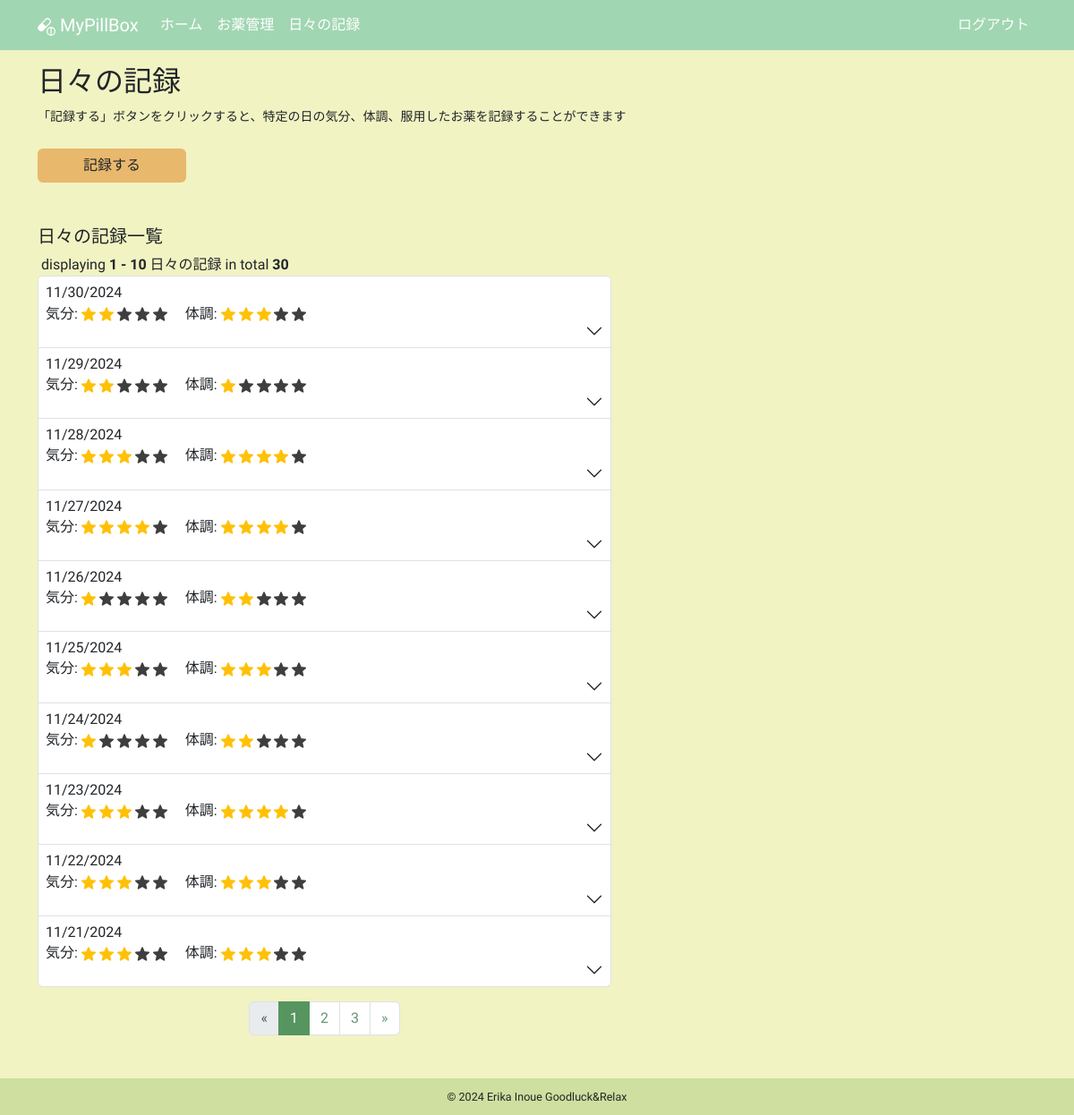
Page /logs/daily_logs (signed in) on the earlier database version.
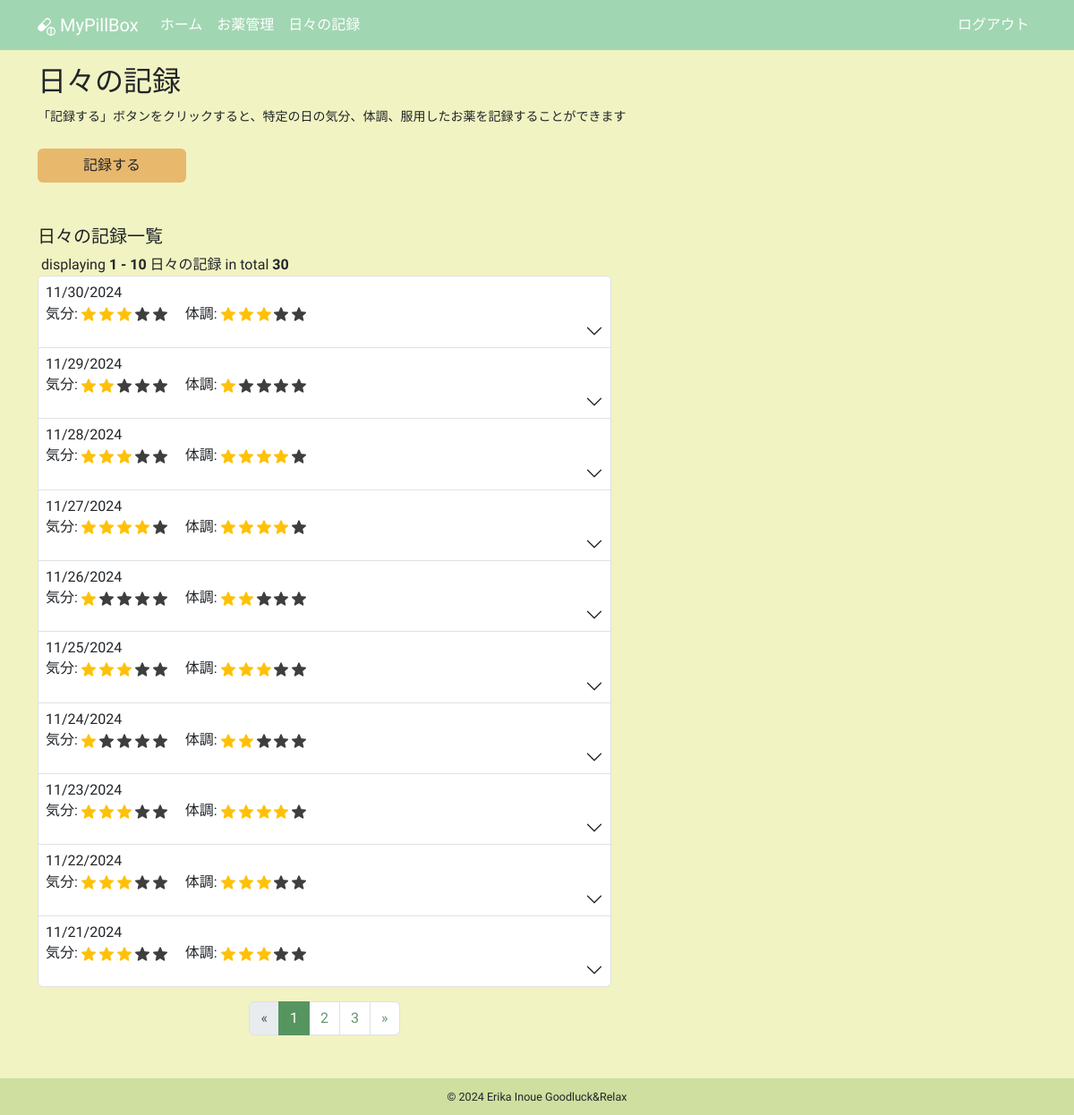
Same page on the later database version.
### app/models.py (models this page shows, shortened)
class DailyLog(db.Model):
    __tablename__ = "daily_logs"
    id: so.Mapped[int] = so.mapped_column(primary_key=True)
    date: so.Mapped[datetime.date] = so.mapped_column(sa.Date)
    mood: so.Mapped[int]
    condition: so.Mapped[int]
    user_id: so.Mapped[int] = so.mapped_column(sa.ForeignKey(User.id))
    user: so.Mapped[User] = so.relationship(back_populates="daily_logs")
    daily_log_details: so.Mapped[list["DailyLogDetail"]] = so.relationship(
        cascade="all, delete-orphan", back_populates="daily_log"
    )

### app/logs/routes.py (the view)
@bp.route("/daily_logs")
@login_required
def daily_logs():
    title = _("日々の記録")
    form = EmptyForm()
    page = request.args.get(get_page_parameter(), type=int, default=1)
    per_page = current_app.config["LOGS_PER_PAGE"]
    total_query = sa.select(sa.func.count(DailyLog.id)).where(
        DailyLog.user == current_user
    )
    total_count = db.session.scalar(total_query)
    query = (
        sa.select(DailyLog)
        .where(DailyLog.user == current_user)
        .order_by(DailyLog.date.desc())
        .limit(per_page)
        .offset((page - 1) * per_page)
    )
    daily_logs = db.session.scalars(query).all()
    for log in daily_logs:
        log.all_doses_zero = all(detail.dose == 0.0 for detail in log.daily_log_details)
        for detail in log.daily_log_details:
            detail.localized_taking_unit = format_dose_unit(
                detail.dose, detail.medicine.taking_unit
            )
    pagination = Pagination(
        page=page,
        per_page=per_page,
        total=total_count,
        display_msg=_("<b>{total}</b>件中の<b>{start} - {end}</b>件"),
        record_name=_("日々の記録"),
        css_framework="bootstrap5",
    )
    return render_template(
        "logs/daily_logs.html",
        daily_logs=daily_logs,
        form=form,
        pagination=pagination,
        title=title,
    )

### app/__init__.py (called while the page is built)
def get_locale():
    return request.accept_languages.best_match(current_app.config["LANGUAGES"])

### app/helpers.py (called while the page is built)
def format_dose_unit(dose, taking_unit):
    locale = g.locale
    if locale.startswith("en"):
        if dose and dose > 1:
            if taking_unit in ["tablet", "capsule", "packet", "drop"]:
                return f"{taking_unit}s"
            else:
                return taking_unit
        else:
            return taking_unit
    return unit_labels.get(taking_unit, taking_unit)

### app/main/routes.py (called while the page is built)
@bp.before_app_request
def before_request():
    g.locale = str(get_locale())

### app/models.py (called while the page is built)
@login.user_loader
def load_user(id):
    return db.session.get(User, int(id))

### app/templates/logs/daily_logs.html (shortened to what this page needs)
{% extends "base.html" %}
{% block content %}
  <div class="mb-4">
    <h2 class="mb-2">{{ _("日々の記録") }}</h2>
    <p>
      <small>{{ _("「記録する」ボタンをクリックすると、特定の日の気分、体調、服用したお薬を記録することができます") }}</small>
    </p>
  </div>
  <div class="row">
    <div class="col-5 col-lg-2 mb-5">
      <a href="{{ url_for('logs.create_daily_log') }}"
         class="btn btn-custom w-100">{{ _("記録する") }}</a>
    </div>
  </div>
  <div class="row">
    <div class="col-12 col-lg-7 mb-3">
      <h5 class="mb-2">{{ _("日々の記録一覧") }}</h5>
      {% if not daily_logs %}
        <small class="text-secondary">{{ _("記録はまだありません") }}</small>
      {% else %}
        {{ pagination.info }}
        <div class="accordion mb-3" id="accordionDailyLog">
          {% for daily_log in daily_logs %}
            <div class="accordion-item">
              <h2 class="accordion-header">
                <button class="accordion-button collapsed d-flex flex-column align-items-start p-2"
                        type="button"
                        data-bs-toggle="collapse"
                        data-bs-target="#collapse{{ loop.index }}"
                        aria-expanded="false"
                        aria-controls="collapse{{ loop.index }}">
                  <span class="pb-1">{{ moment(daily_log.date).format("L") }}</span>
                  <span>{{ _("気分") }}:
                    {% for i in range(0, daily_log.mood) %}
                      <img src="{{ url_for('static', filename='images/star_on.png') }}"
                           class="star-display rating-checked"
                           alt="star">
                    {% endfor %}
                    {% if daily_log.mood < 5 %}
                      {% for i in range(daily_log.mood, 5) %}
                        <img src="{{ url_for('static', filename='images/star_on.png') }}"
                             class="star-display"
                             alt="star">
                      {% endfor %}
                    {% endif %}
                    　{{ _("体調") }}:
                    {% for i in range(0, daily_log.condition) %}
                      <img src="{{ url_for('static', filename='images/star_on.png') }}"
                           class="star-display rating-checked"
                           alt="star">
                    {% endfor %}
                    {% if daily_log.condition < 5 %}
                      {% for i in range(daily_log.condition, 5) %}
                        <img src="{{ url_for('static', filename='images/star_on.png') }}"
                             class="star-display"
                             alt="star">
                      {% endfor %}
                    {% endif %}
                  </span>
                </button>
              </h2>
            </div>
          {% endfor %}
        </div>
        <div class="d-flex justify-content-center mb-3">{{ pagination.links }}</div>
      {% endif %}
    </div>
  </div>
{% endblock content %}

### app/templates/base.html (shortened to what this page needs)
<!DOCTYPE html>
<html lang="{{ g.locale }}">
  <head>
    <link rel="stylesheet"
          href="{{ url_for('static', filename='css/bootstrap.min.css') }}">
    <link rel="stylesheet"
          href="{{ url_for('static', filename='css/base.css') }}">
  </head>
  <body>
    <nav class="navbar navbar-expand-lg navbar-dark">
      <div class="container">
        <a class="navbar-brand" href="{{ url_for('main.index') }}">
          MyPillBox
        </a>
        <div class="collapse navbar-collapse" id="navbarSupportedContent">
          <ul class="navbar-nav me-auto mb-2 mb-lg-0">
            <li class="nav-item">
              <a class="nav-link"
                 aria-current="page"
                 href="{{ url_for('main.index') }}">{{ _("ホーム") }}</a>
            </li>
            <li class="nav-item">
              <a class="nav-link"
                 aria-current="page"
                 href="{{ url_for('meds.medicines') }}">{{ _("お薬管理") }}</a>
            </li>
            <li class="nav-item">
              <a class="nav-link"
                 aria-current="page"
                 href="{{ url_for('logs.daily_logs') }}">{{ _("日々の記録") }}</a>
            </li>
          </ul>
          <ul class="navbar-nav mb-2 mb-lg-0">
            <li class="nav-item">
              <a class="nav-link"
                 aria-current="page"
                 href="{{ url_for('auth.logout') }}">{{ _("ログアウト") }}</a>
            </li>
          </ul>
        </div>
      </div>
    </nav>
    <div class="container mt-3">
      {% block content %}
      {% endblock content %}
    </div>
    <footer>
      <p class="mb-0">
        <small>© 2024 Erika Inoue Goodluck&Relax</small>
      </p>
    </footer>
  </body>
</html>

### app/static/css/base.css (style rules this page uses)
html, body { height: 100%; }
body { background-color: #F1F3C2; font-family: "Zen Maru Gothic", sans-serif; font-weight: 500; font-style: normal; display: flex; flex-direction: column; }
.container { flex: 1; }
.navbar-dark .nav-link { color: #fff !important; }
.navbar { background-color: #A1D6B2; }
.btn-custom { background-color: #E8B86D; font-weight: 500; }
.rating-checked { filter: none!important; }
.star-display { width: 1em; height: 1em; filter: invert(99%) sepia(1%) saturate(0%) hue-rotate(161deg) brightness(101%) contrast(104%); }
.accordion-button { font-weight: 500!important; }
.pagination { --bs-pagination-active-bg: #569560; --bs-pagination-color: #65966d; --bs-pagination-hover-color: #156723; --bs-pagination-active-border-color: #569560; }
.pagination-page-info { padding-left: .25rem; }
footer { padding: 0.6rem 0; text-align: center; background-color: #cedf9f; font-size: 0.9rem; }

Differences in the rows shown:
changed DailyLog (number 1 of 10 on the later page): mood 2 → 3 (drawn)
